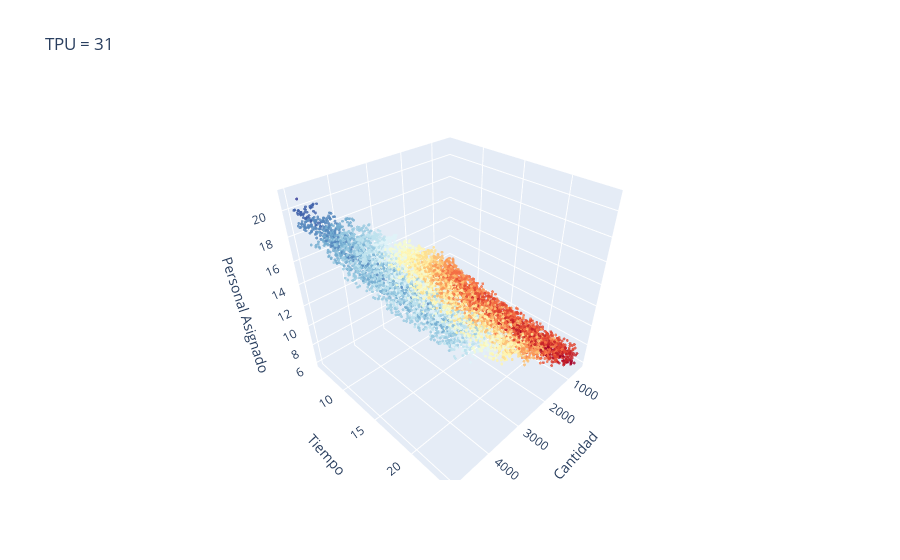

Notebook source saved alongside this figure:
### Code cell
import pandas as pd
import plotly.graph_objects as go

# Supongamos que tienes este DataFrame:
df = data[data['_pseudo']==SKU]

# Crear el gráfico 3D interactivo
fig = go.Figure(data=go.Scatter3d(
    x=df['cantidad'],
    y=df['tiempo'],
    z=df['personalAsignado'],
    mode='markers',
    marker=dict(
        size=1,
        color=df['personalAsignado'],  # Color según personal asignado
        colorscale='rdylbu',
        opacity=0.8
    )
))

# Personalizar el gráfico
fig.update_layout(
    scene = dict(
        xaxis_title='Cantidad',
        yaxis_title='Tiempo',
        zaxis_title='Personal Asignado'
    ),
    title=f'TPU = {productos[SKU]["tpu"]}'
)

# Mostrar el gráfico
fig.show()

### Figure 1 — Plotly figure (JSON) as saved in the notebook; plotly's stock layout.template omitted (floating-point values rounded to 4 significant figures; data arrays with more than 128 entries replaced by an {"elided": "..."} marker saying what was removed)
{"data": [{"marker": {"color": {"elided": "8349 int values"}, "colorscale": [[0, "rgb(165,0,38)"], [0.1, "rgb(215,48,39)"], [0.2, "rgb(244,109,67)"], [0.3, "rgb(253,174,97)"], [0.4, "rgb(254,224,144)"], [0.5, "rgb(255,255,191)"], [0.6, "rgb(224,243,248)"], [0.7, "rgb(171,217,233)"], [0.8, "rgb(116,173,209)"], [0.9, "rgb(69,117,180)"], [1, "rgb(49,54,149)"]], "opacity": 0.8, "size": 1}, "mode": "markers", "type": "scatter3d", "x": {"elided": "8349 int values"}, "y": {"elided": "8349 float values"}, "z": {"elided": "8349 int values"}}], "layout": {"scene": {"xaxis": {"title": {"text": "Cantidad"}}, "yaxis": {"title": {"text": "Tiempo"}}, "zaxis": {"title": {"text": "Personal Asignado"}}}, "title": {"text": "TPU = 31"}}}
